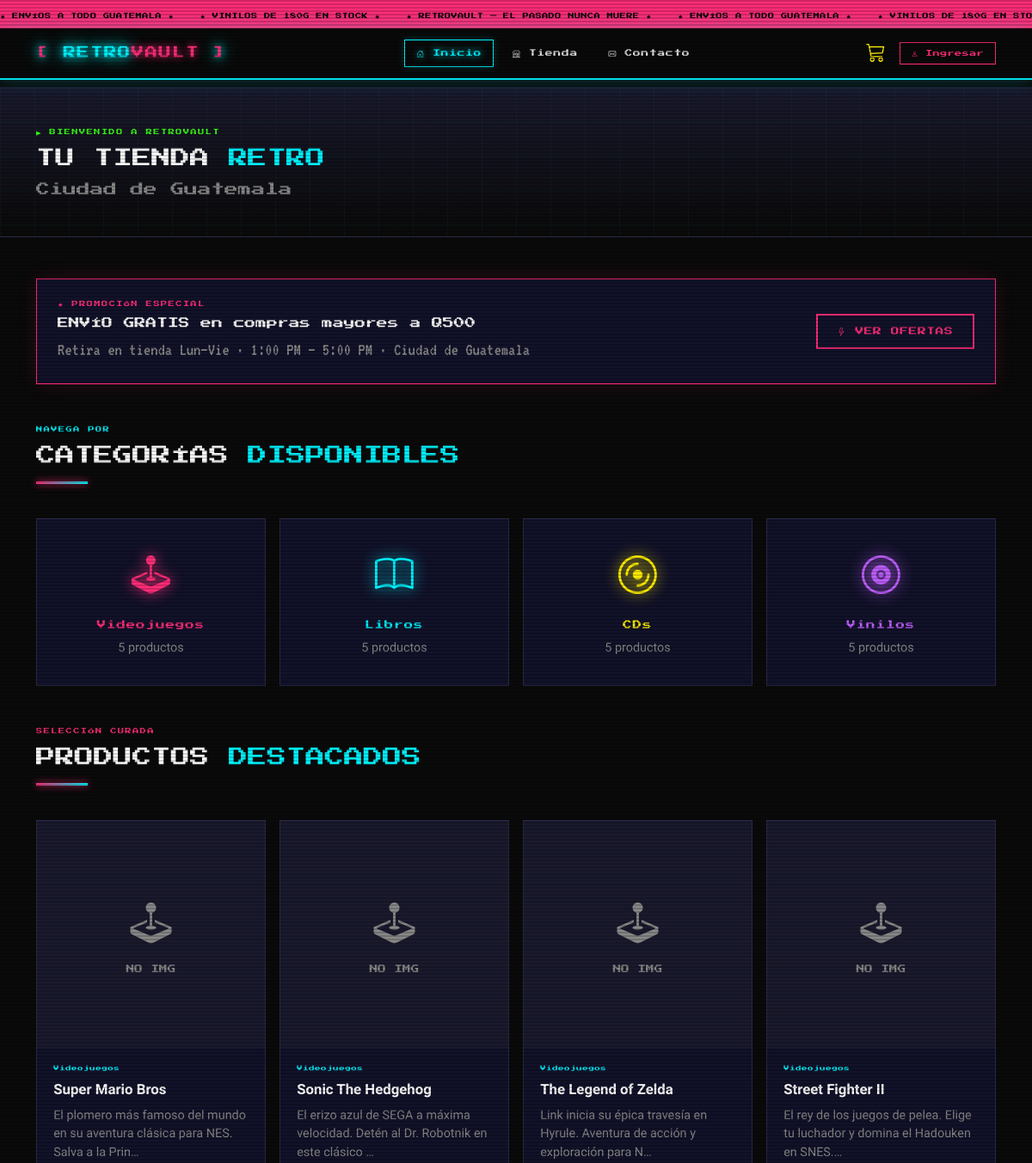
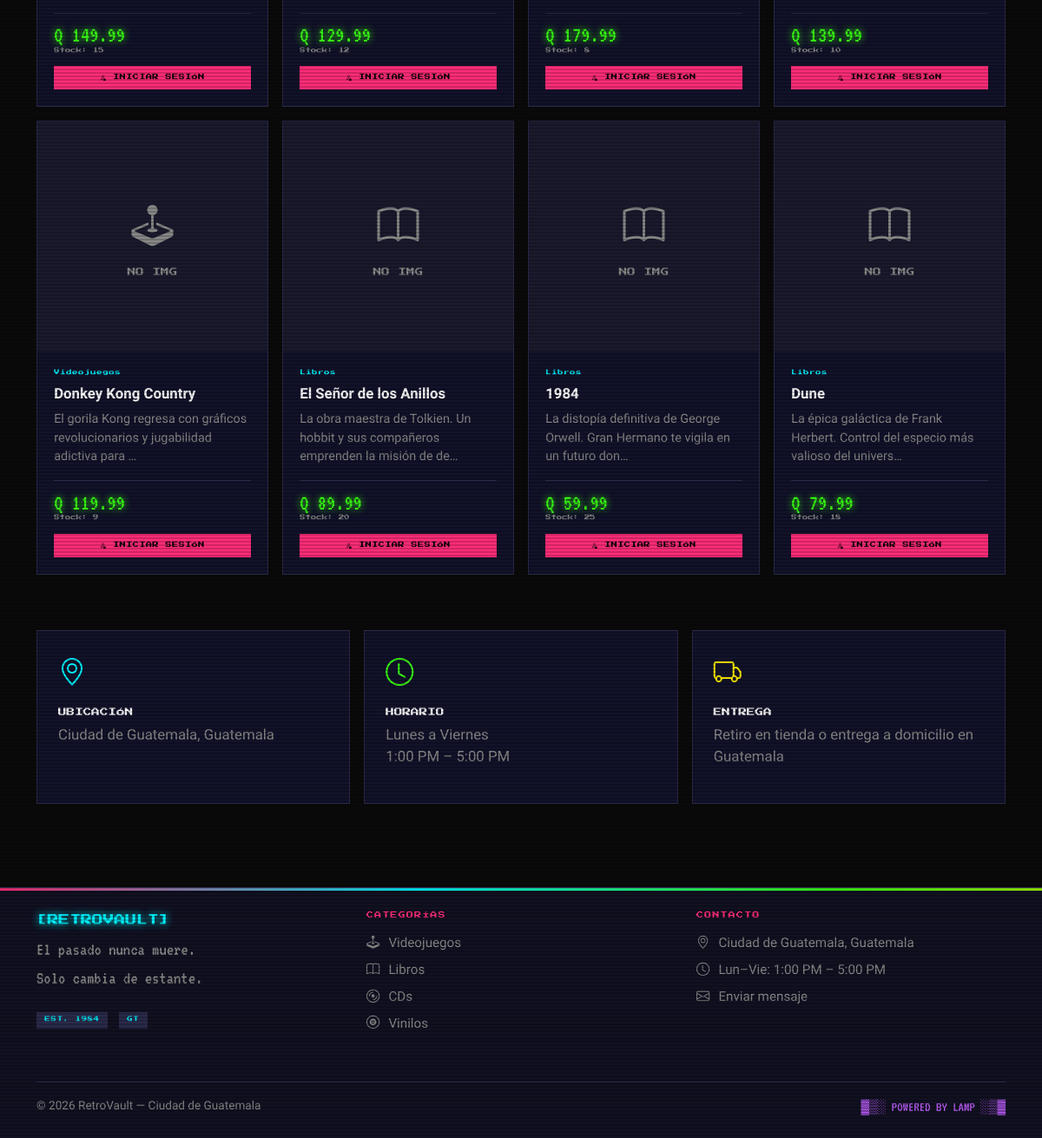
The page / on the database its author committed (2 pictures, top to bottom).
### tables this page shows
CREATE TABLE IF NOT EXISTS categorias (
    id          INT AUTO_INCREMENT PRIMARY KEY,
    nombre      VARCHAR(100) NOT NULL,
    descripcion TEXT
);

CREATE TABLE IF NOT EXISTS productos (
    id              INT AUTO_INCREMENT PRIMARY KEY,
    categoria_id    INT           NOT NULL,
    nombre          VARCHAR(150)  NOT NULL,
    descripcion     TEXT,
    precio          DECIMAL(10,2) NOT NULL,
    stock           INT           NOT NULL DEFAULT 0,
    imagen          VARCHAR(255),
    fecha_creacion  DATETIME      NOT NULL DEFAULT CURRENT_TIMESTAMP,
    FOREIGN KEY (categoria_id) REFERENCES categorias(id) ON DELETE CASCADE
);

### includes/auth.php (called while the page is built, shortened)
<?php
function isLoggedIn(): bool {
    return isset($_SESSION['usuario_id']);
}
function e(string $s): string {
    return htmlspecialchars($s, ENT_QUOTES, 'UTF-8');
}
function formatPrice(float $p): string {
    return 'Q ' . number_format($p, 2);
}

### index.php (the view, shortened to what this page needs)
<?php
require_once 'includes/auth.php';
$pdo = getDB();
$featured = $pdo->query(
    'SELECT p.*, c.nombre AS cat_nombre
     FROM productos p
     JOIN categorias c ON c.id = p.categoria_id
     WHERE p.stock > 0
     ORDER BY p.fecha_creacion DESC
     LIMIT 8'
)->fetchAll();
$cats = $pdo->query(
    'SELECT c.*, COUNT(p.id) AS total
     FROM categorias c
     LEFT JOIN productos p ON p.categoria_id = c.id
     GROUP BY c.id'
)->fetchAll();
$catColors = [1 => 'var(--neon-pink)', 2 => 'var(--neon-cyan)', 3 => 'var(--neon-yellow)', 4 => 'var(--neon-purple)'];
$catIcons  = [1 => 'bi-joystick', 2 => 'bi-book', 3 => 'bi-disc', 4 => 'bi-vinyl'];
require_once 'includes/header.php';
?>
<div class="page-hero">
    <div class="container position-relative" style="z-index:1;">
        <span class="section-eyebrow text-neon-green">▶ BIENVENIDO A RETROVAULT</span>
        <h1 class="section-title mt-2">
            TU TIENDA <span class="hl">RETRO</span><br>
            <span style="color:var(--text-dim);font-size:.7em;">Ciudad de Guatemala</span>
        </h1>
    </div>
</div>
<div class="container py-5">
    <div class="mb-5 p-4" style="background:var(--card-bg);border:1px solid var(--neon-pink);box-shadow:0 0 20px rgba(255,45,120,.15);">
        <div class="row align-items-center">
            <div class="col-md-8">
                <span class="section-eyebrow text-neon-pink">★ PROMOCIÓN ESPECIAL</span>
                <h3 style="font-family:'Press Start 2P';font-size:.8rem;color:#fff;margin:.5rem 0;">
                    ENVÍO GRATIS en compras mayores a Q500
                </h3>
                <p style="color:var(--text-dim);font-family:'VT323';font-size:1.3rem;margin:0;">
                    Retira en tienda Lun–Vie · 1:00 PM – 5:00 PM · Ciudad de Guatemala
                </p>
            </div>
            <div class="col-md-4 text-md-end mt-3 mt-md-0">
                <a href="tienda.php" class="btn-neon btn-neon-pink">
                    <i class="bi bi-lightning"></i> VER OFERTAS
                </a>
            </div>
        </div>
    </div>
    <div class="section-header">
        <span class="section-eyebrow text-neon-cyan">NAVEGA POR</span>
        <h2 class="section-title">CATEGORÍAS <span class="hl">DISPONIBLES</span></h2>
        <div class="section-line"></div>
    </div>
    <div class="row g-3 mb-5">
        <?php foreach ($cats as $cat): ?>
        <div class="col-6 col-md-3">
            <a href="tienda.php?categoria=<?= $cat['id'] ?>" class="category-card"
               style="--accent-color:<?= $catColors[$cat['id']] ?? 'var(--neon-cyan)' ?>">
                <i class="bi <?= $catIcons[$cat['id']] ?? 'bi-box' ?> category-icon"
                   style="color:<?= $catColors[$cat['id']] ?? 'var(--neon-cyan)' ?>"></i>
                <div class="category-name" style="color:<?= $catColors[$cat['id']] ?? 'var(--neon-cyan)' ?>">
                    <?= e($cat['nombre']) ?>
                </div>
                <div class="category-desc"><?= $cat['total'] ?> productos</div>
            </a>
        </div>
        <?php endforeach; ?>
    </div>
    <div class="section-header">
        <span class="section-eyebrow text-neon-pink">SELECCIÓN CURADA</span>
        <h2 class="section-title">PRODUCTOS <span class="hl">DESTACADOS</span></h2>
        <div class="section-line"></div>
    </div>
    <div class="row g-3">
        <?php foreach ($featured as $p): ?>
        <div class="col-6 col-md-4 col-lg-3">
            <div class="product-card">
                <div class="product-img-wrap">
                    <?php if ($p['imagen'] && file_exists(__DIR__ . '/images/products/' . $p['imagen'])): ?>
                        <img src="<?= SITE_URL ?>/images/products/<?= e($p['imagen']) ?>"
                             alt="<?= e($p['nombre']) ?>" loading="lazy">
                    <?php else: ?>
                        <div class="product-img-placeholder">
                            <i class="bi <?= $catIcons[$p['categoria_id']] ?? 'bi-box' ?>"></i>
                            <small style="font-size:.6rem;margin-top:.5rem;font-family:'Press Start 2P'">NO IMG</small>
                        </div>
                    <?php endif; ?>
                </div>
                <div class="product-body">
                    <div class="product-category"><?= e($p['cat_nombre']) ?></div>
                    <div class="product-name"><?= e($p['nombre']) ?></div>
                    <div class="product-desc"><?= e(mb_substr($p['descripcion'], 0, 80)) ?>…</div>
                    <div class="product-footer">
                        <div>
                            <div class="product-price"><?= formatPrice($p['precio']) ?></div>
                            <div class="product-stock">Stock: <?= $p['stock'] ?></div>
                        </div>
                    </div>
                    <?php if (isLoggedIn()): ?>
                        <button class="btn-add-cart" onclick="addToCart(<?= $p['id'] ?>, this)"
                            <?= $p['stock'] < 1 ? 'disabled' : '' ?>>
                            <i class="bi bi-cart-plus"></i>
                            <?= $p['stock'] < 1 ? 'AGOTADO' : 'AGREGAR AL CARRITO' ?>
                        </button>
                    <?php else: ?>
                        <a href="login.php" class="btn-add-cart" style="display:block;text-align:center;text-decoration:none;">
                            <i class="bi bi-person-lock"></i> INICIAR SESIÓN
                        </a>
                    <?php endif; ?>
                </div>
            </div>
        </div>
        <?php endforeach; ?>
    </div>
    <div class="row g-3 mt-5">
        <div class="col-md-4">
            <div class="p-4" style="background:var(--card-bg);border:1px solid var(--border);height:100%;">
                <i class="bi bi-geo-alt text-neon-cyan" style="font-size:2rem;"></i>
                <h5 style="font-family:'Press Start 2P';font-size:.6rem;color:#fff;margin:1rem 0 .5rem;">UBICACIÓN</h5>
                <p style="color:var(--text-dim);">Ciudad de Guatemala, Guatemala</p>
            </div>
        </div>
        <div class="col-md-4">
            <div class="p-4" style="background:var(--card-bg);border:1px solid var(--border);height:100%;">
                <i class="bi bi-clock text-neon-green" style="font-size:2rem;"></i>
                <h5 style="font-family:'Press Start 2P';font-size:.6rem;color:#fff;margin:1rem 0 .5rem;">HORARIO</h5>
                <p style="color:var(--text-dim);">Lunes a Viernes<br>1:00 PM – 5:00 PM</p>
            </div>
        </div>
        <div class="col-md-4">
            <div class="p-4" style="background:var(--card-bg);border:1px solid var(--border);height:100%;">
                <i class="bi bi-truck text-neon-yellow" style="font-size:2rem;"></i>
                <h5 style="font-family:'Press Start 2P';font-size:.6rem;color:#fff;margin:1rem 0 .5rem;">ENTREGA</h5>
                <p style="color:var(--text-dim);">Retiro en tienda o entrega a domicilio en Guatemala</p>
            </div>
        </div>
    </div>
</div>
<?php require_once 'includes/footer.php'; ?>

### includes/header.php (shortened to what this page needs)
<?php
require_once __DIR__ . '/auth.php';
$currentPage = basename($_SERVER['PHP_SELF']);
?>
<!DOCTYPE html>
<html lang="es">
<head>
    <link href="https://cdn.jsdelivr.net/npm/bootstrap@5.3.0/dist/css/bootstrap.min.css" rel="stylesheet">
    <link href="https://cdn.jsdelivr.net/npm/bootstrap-icons@1.11.0/font/bootstrap-icons.css" rel="stylesheet">
    <link href="<?= SITE_URL ?>/css/retro.css" rel="stylesheet">
</head>
<body>
<div class="scanlines" aria-hidden="true"></div>
<div class="topbar">
    <span class="topbar-ticker">
        ★ ENVÍOS A TODO GUATEMALA ★ &nbsp;&nbsp;
        ★ VINILOS DE 180G EN STOCK ★ &nbsp;&nbsp;
        ★ RETROVAULT — EL PASADO NUNCA MUERE ★ &nbsp;&nbsp;
        ★ ENVÍOS A TODO GUATEMALA ★ &nbsp;&nbsp;
        ★ VINILOS DE 180G EN STOCK ★ &nbsp;&nbsp;
    </span>
</div>
<nav class="navbar navbar-expand-lg retro-navbar">
    <div class="container">
        <a class="navbar-brand retro-logo" href="<?= SITE_URL ?>/index.php">
            <span class="logo-bracket">[</span>
            RETRO<span class="logo-accent">VAULT</span>
            <span class="logo-bracket">]</span>
        </a>
        <div class="collapse navbar-collapse" id="navMenu">
            <ul class="navbar-nav mx-auto gap-2">
                <li class="nav-item">
                    <a class="nav-link retro-nav-link <?= $currentPage === 'index.php' ? 'active' : '' ?>" href="<?= SITE_URL ?>/index.php">
                        <i class="bi bi-house-door"></i> Inicio
                    </a>
                </li>
                <li class="nav-item">
                    <a class="nav-link retro-nav-link <?= $currentPage === 'tienda.php' ? 'active' : '' ?>" href="<?= SITE_URL ?>/tienda.php">
                        <i class="bi bi-shop"></i> Tienda
                    </a>
                </li>
                <li class="nav-item">
                    <a class="nav-link retro-nav-link <?= $currentPage === 'contacto.php' ? 'active' : '' ?>" href="<?= SITE_URL ?>/contacto.php">
                        <i class="bi bi-envelope"></i> Contacto
                    </a>
                </li>
            </ul>
            <div class="d-flex align-items-center gap-3">
                <a href="<?= SITE_URL ?>/carrito.php" class="retro-cart-btn">
                    <i class="bi bi-cart3"></i>
                </a>
                <?php if (isLoggedIn()): ?>
                    <div class="dropdown">
                        <button class="retro-user-btn dropdown-toggle" data-bs-toggle="dropdown">
                            <i class="bi bi-person-circle"></i>
                            <?= e($_SESSION['username'] ?? 'Usuario') ?>
                        </button>
                        <ul class="dropdown-menu retro-dropdown">
                            <li><a class="dropdown-item" href="<?= SITE_URL ?>/pedidos.php"><i class="bi bi-box-seam"></i> Mis Pedidos</a></li>
                            <?php if (isAdmin()): ?>
                                <li><a class="dropdown-item" href="<?= SITE_URL ?>/admin/index.php"><i class="bi bi-shield-lock"></i> Admin Panel</a></li>
                            <?php endif; ?>
                            <li><hr class="dropdown-divider" style="border-color:#333"></li>
                            <li><a class="dropdown-item text-danger" href="<?= SITE_URL ?>/logout.php"><i class="bi bi-box-arrow-right"></i> Salir</a></li>
                        </ul>
                    </div>
                <?php else: ?>
                    <a href="<?= SITE_URL ?>/login.php" class="retro-btn-sm">
                        <i class="bi bi-person"></i> Ingresar
                    </a>
                <?php endif; ?>
            </div>
        </div>
    </div>
</nav>

### includes/footer.php (shortened to what this page needs)
<footer class="retro-footer mt-5">
    <div class="footer-glitch-bar"></div>
    <div class="container py-4">
        <div class="row">
            <div class="col-md-4 mb-4">
                <div class="footer-logo mb-2">
                    <span class="logo-bracket">[</span>RETRO<span class="logo-accent">VAULT</span><span class="logo-bracket">]</span>
                </div>
                <p class="footer-tagline">El pasado nunca muere.<br>Solo cambia de estante.</p>
                <div class="mt-3">
                    <span class="pixel-badge">EST. 1984</span>
                    <span class="pixel-badge ms-2">GT</span>
                </div>
            </div>
            <div class="col-md-4 mb-4">
                <h6 class="footer-heading">CATEGORÍAS</h6>
                <ul class="footer-links">
                    <li><a href="<?= SITE_URL ?>/tienda.php?categoria=1"><i class="bi bi-joystick"></i> Videojuegos</a></li>
                    <li><a href="<?= SITE_URL ?>/tienda.php?categoria=2"><i class="bi bi-book"></i> Libros</a></li>
                    <li><a href="<?= SITE_URL ?>/tienda.php?categoria=3"><i class="bi bi-disc"></i> CDs</a></li>
                    <li><a href="<?= SITE_URL ?>/tienda.php?categoria=4"><i class="bi bi-vinyl"></i> Vinilos</a></li>
                </ul>
            </div>
            <div class="col-md-4 mb-4">
                <h6 class="footer-heading">CONTACTO</h6>
                <ul class="footer-info">
                    <li><i class="bi bi-geo-alt"></i> Ciudad de Guatemala, Guatemala</li>
                    <li><i class="bi bi-clock"></i> Lun–Vie: 1:00 PM – 5:00 PM</li>
                    <li><a href="<?= SITE_URL ?>/contacto.php"><i class="bi bi-envelope"></i> Enviar mensaje</a></li>
                </ul>
            </div>
        </div>
        <div class="footer-bottom">
            <span>© <?= date('Y') ?> RetroVault — Ciudad de Guatemala</span>
            <span class="footer-pixel-art">▓▒░ POWERED BY LAMP ░▒▓</span>
        </div>
    </div>
</footer>
</body>
</html>

### rows shown on the page
categorias: nombre "Videojuegos", total "5"
categorias: nombre "Libros", total "5"
categorias: nombre "CDs", total "5"
categorias: nombre "Vinilos", total "5"
productos: categoria.nombre "Videojuegos", nombre "Super Mario Bros", descripcion "El plomero más famoso del mundo en su aventura clásica para NES. Salva a la Prin", precio "Q 149.99", stock "15"
productos: categoria.nombre "Videojuegos", nombre "Sonic The Hedgehog", descripcion "El erizo azul de SEGA a máxima velocidad. Detén al Dr. Robotnik en este clásico", precio "Q 129.99", stock "12"
productos: categoria.nombre "Videojuegos", nombre "The Legend of Zelda", descripcion "Link inicia su épica travesía en Hyrule. Aventura de acción y exploración para N", precio "Q 179.99", stock "8"
productos: categoria.nombre "Videojuegos", nombre "Street Fighter II", descripcion "El rey de los juegos de pelea. Elige tu luchador y domina el Hadouken en SNES.", precio "Q 139.99", stock "10"
productos: categoria.nombre "Videojuegos", nombre "Donkey Kong Country", descripcion "El gorila Kong regresa con gráficos revolucionarios y jugabilidad adictiva para", precio "Q 119.99", stock "9"
productos: categoria.nombre "Libros", nombre "El Señor de los Anillos", descripcion "La obra maestra de Tolkien. Un hobbit y sus compañeros emprenden la misión de de", precio "Q 89.99", stock "20"
productos: categoria.nombre "Libros", nombre "1984", descripcion "La distopía definitiva de George Orwell. Gran Hermano te vigila en un futuro don", precio "Q 59.99", stock "25"
productos: categoria.nombre "Libros", nombre "Dune", descripcion "La épica galáctica de Frank Herbert. Control del especio más valioso del univers", precio "Q 79.99", stock "18"
